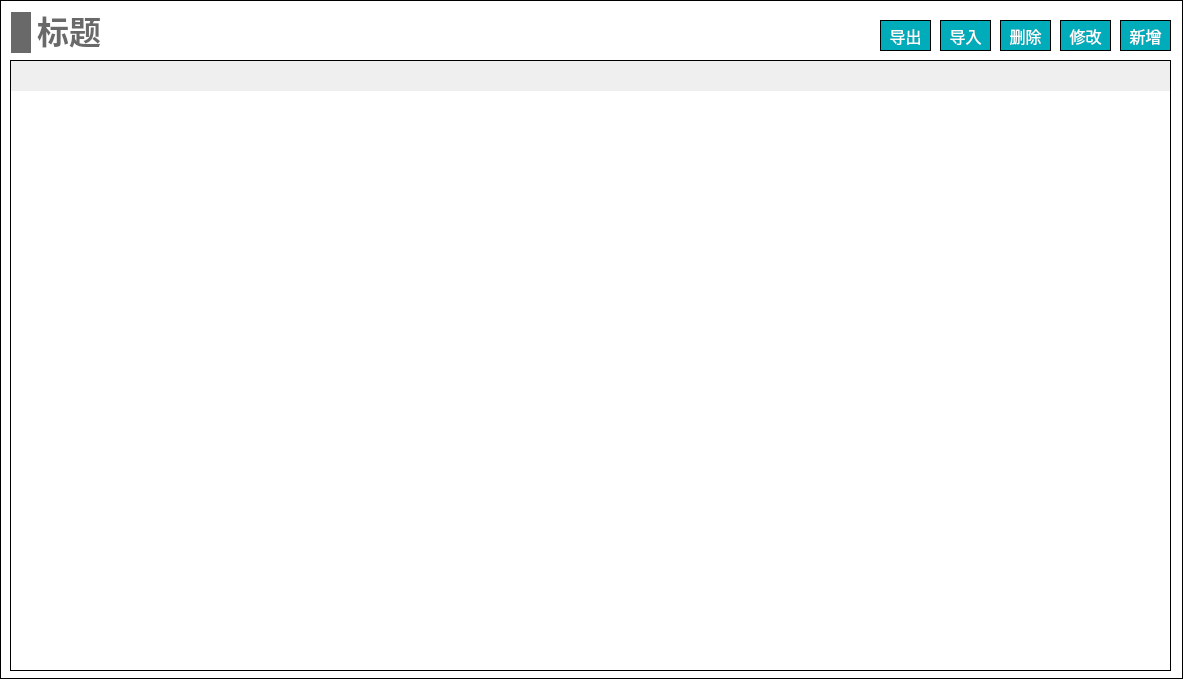
<?xml version="1.0" encoding="UTF-8"?>
<ui version="4.0">
 <class>Widget_terminal_base_inputTable</class>
 <widget class="QWidget" name="Widget_terminal_base_inputTable">
  <property name="geometry">
   <rect>
    <x>0</x>
    <y>0</y>
    <width>1183</width>
    <height>679</height>
   </rect>
  </property>
  <property name="windowTitle">
   <string>Form</string>
  </property>
  <property name="styleSheet">
   <string notr="true">#Widget_terminal_base_inputTable
{
border: 1px solid #000000;
background-color: white;
}</string>
  </property>
  <widget class="QWidget" name="widget" native="true">
   <property name="geometry">
    <rect>
     <x>0</x>
     <y>0</y>
     <width>1183</width>
     <height>679</height>
    </rect>
   </property>
   <property name="styleSheet">
    <string notr="true">#widget
{
border: 1px solid #000000;
background-color: white;
}</string>
   </property>
   <widget class="QPushButton" name="pushButton_revise">
    <property name="geometry">
     <rect>
      <x>1060</x>
      <y>20</y>
      <width>51</width>
      <height>31</height>
     </rect>
    </property>
    <property name="font">
     <font>
      <family>黑体</family>
      <pointsize>12</pointsize>
     </font>
    </property>
    <property name="styleSheet">
     <string notr="true">QPushButton
{
	color:#ffffff; /*文字颜色*/
    background-color: #00ACB9;/*背景色*/
    border-radius:0px; /*边框倒角*/
	border: 1px solid #000000;
}


QPushButton:hover 
{
background-color: rgb(0,142,153);
color: white;
}</string>
    </property>
    <property name="text">
     <string>修改</string>
    </property>
   </widget>
   <widget class="QPushButton" name="pushButton_add">
    <property name="geometry">
     <rect>
      <x>1120</x>
      <y>20</y>
      <width>51</width>
      <height>31</height>
     </rect>
    </property>
    <property name="font">
     <font>
      <family>黑体</family>
      <pointsize>12</pointsize>
     </font>
    </property>
    <property name="styleSheet">
     <string notr="true">QPushButton
{
	color:#ffffff; /*文字颜色*/
    background-color: #00ACB9;/*背景色*/
    border-radius:0px; /*边框倒角*/
	border: 1px solid #000000;
}


QPushButton:hover 
{
background-color: rgb(0,142,153);
color: white;
}</string>
    </property>
    <property name="text">
     <string>新增</string>
    </property>
   </widget>
   <widget class="QLabel" name="label_12">
    <property name="geometry">
     <rect>
      <x>11</x>
      <y>12</y>
      <width>20</width>
      <height>41</height>
     </rect>
    </property>
    <property name="minimumSize">
     <size>
      <width>20</width>
      <height>41</height>
     </size>
    </property>
    <property name="maximumSize">
     <size>
      <width>20</width>
      <height>41</height>
     </size>
    </property>
    <property name="styleSheet">
     <string notr="true">QLabel { 
border: none; 
background-color : rgb(105, 105, 105);
}</string>
    </property>
    <property name="text">
     <string/>
    </property>
   </widget>
   <widget class="QPushButton" name="pushButton_output">
    <property name="geometry">
     <rect>
      <x>880</x>
      <y>20</y>
      <width>51</width>
      <height>31</height>
     </rect>
    </property>
    <property name="font">
     <font>
      <family>黑体</family>
      <pointsize>12</pointsize>
     </font>
    </property>
    <property name="styleSheet">
     <string notr="true">QPushButton
{
	color:#ffffff; /*文字颜色*/
    background-color: #00ACB9;/*背景色*/
    border-radius:0px; /*边框倒角*/
	border: 1px solid #000000;
}


QPushButton:hover 
{
background-color: rgb(0,142,153);
color: white;
}</string>
    </property>
    <property name="text">
     <string>导出</string>
    </property>
   </widget>
   <widget class="QPushButton" name="pushButton_input">
    <property name="geometry">
     <rect>
      <x>940</x>
      <y>20</y>
      <width>51</width>
      <height>31</height>
     </rect>
    </property>
    <property name="font">
     <font>
      <family>黑体</family>
      <pointsize>12</pointsize>
     </font>
    </property>
    <property name="styleSheet">
     <string notr="true">QPushButton
{
	color:#ffffff; /*文字颜色*/
    background-color: #00ACB9;/*背景色*/
    border-radius:0px; /*边框倒角*/
	border: 1px solid #000000;
}


QPushButton:hover 
{
background-color: rgb(0,142,153);
color: white;
}</string>
    </property>
    <property name="text">
     <string>导入</string>
    </property>
   </widget>
   <widget class="QLabel" name="label_title">
    <property name="geometry">
     <rect>
      <x>37</x>
      <y>11</y>
      <width>64</width>
      <height>43</height>
     </rect>
    </property>
    <property name="font">
     <font>
      <family>Microsoft YaHei</family>
      <pointsize>24</pointsize>
      <bold>true</bold>
     </font>
    </property>
    <property name="styleSheet">
     <string notr="true">QLabel { 
border: none; 
color : rgb(105, 105, 105);
}</string>
    </property>
    <property name="text">
     <string>标题</string>
    </property>
    <property name="alignment">
     <set>Qt::AlignBottom|Qt::AlignHCenter</set>
    </property>
   </widget>
   <widget class="QPushButton" name="pushButton_del">
    <property name="geometry">
     <rect>
      <x>1000</x>
      <y>20</y>
      <width>51</width>
      <height>31</height>
     </rect>
    </property>
    <property name="font">
     <font>
      <family>黑体</family>
      <pointsize>12</pointsize>
     </font>
    </property>
    <property name="styleSheet">
     <string notr="true">QPushButton
{
	color:#ffffff; /*文字颜色*/
    background-color: #00ACB9;/*背景色*/
    border-radius:0px; /*边框倒角*/
	border: 1px solid #000000;
}


QPushButton:hover 
{
background-color: rgb(0,142,153);
color: white;
}</string>
    </property>
    <property name="text">
     <string>删除</string>
    </property>
   </widget>
   <widget class="QStackedWidget" name="stackedWidget">
    <property name="geometry">
     <rect>
      <x>10</x>
      <y>60</y>
      <width>1161</width>
      <height>611</height>
     </rect>
    </property>
    <property name="currentIndex">
     <number>1</number>
    </property>
    <widget class="QWidget" name="page_noi">
     <widget class="QTableWidget" name="tableWidget_noi">
      <property name="geometry">
       <rect>
        <x>0</x>
        <y>0</y>
        <width>1161</width>
        <height>611</height>
       </rect>
      </property>
      <property name="font">
       <font>
        <family>黑体</family>
        <pointsize>-1</pointsize>
       </font>
      </property>
      <property name="focusPolicy">
       <enum>Qt::NoFocus</enum>
      </property>
      <property name="layoutDirection">
       <enum>Qt::LeftToRight</enum>
      </property>
      <property name="styleSheet">
       <string notr="true">/*设置标题(包括垂直+水平的)*/
QHeaderView
{							
	
	font-size: 15px;				/*字大小*/
	font-family: '黑体';
	/*border: 1px solid #B4B4B4;*/
	border:none;
    /*border-bottom: 2px solid #999999; */		/*下边框颜色*/
    /*background: #9DC6E6;*/				/*背景浅蓝色*/ 
	min-height:30px;
	text-align: center;	       
}


/*设置标题(水平的)*/
QHeaderView::section:horizontal { 					
        border: 1px solid #AFAFAF; 			/*间隔颜色*/
	    border-bottom: 2px solid #999999; 							
        color: black;
        background: #9DC6E6;
}

/*设置鼠标停留状态*/
QHeaderView::section:horizontal:hover 
{			
        color: black;							/*字体白色*/
        background: #82AFC9;				/*背景深蓝色*/
}

/*设置鼠标按下状态*/
QHeaderView::section:horizontal:pressed 
{			
        color: black;
        background: #82AFC9;
		border-bottom: 3px solid #037BFC;				
}


QTableWidget 
{
		font-size: 14px;				/*10榜*/
		font-family: '黑体';				
		color : black;				
        border: 1px solid #000000;		
        background: white;
        gridline-color: #E0E0E0;	
        text-align: center;	
        outline:0px;			/*禁止焦点*/
}

/*设置选中的视图项*/
QTableWidget::item:selected
{				    
		border: 2px solid #0398FC;	
        color : black;				
}</string>
      </property>
      <property name="frameShape">
       <enum>QFrame::StyledPanel</enum>
      </property>
     </widget>
    </widget>
    <widget class="QWidget" name="page_atten">
     <widget class="QTableWidget" name="tableWidget_atten">
      <property name="geometry">
       <rect>
        <x>0</x>
        <y>0</y>
        <width>1161</width>
        <height>611</height>
       </rect>
      </property>
      <property name="font">
       <font>
        <family>黑体</family>
        <pointsize>-1</pointsize>
       </font>
      </property>
      <property name="focusPolicy">
       <enum>Qt::NoFocus</enum>
      </property>
      <property name="layoutDirection">
       <enum>Qt::LeftToRight</enum>
      </property>
      <property name="styleSheet">
       <string notr="true">/*设置标题(包括垂直+水平的)*/
QHeaderView
{							
	
	font-size: 15px;				/*字大小*/
	font-family: '黑体';
	/*border: 1px solid #B4B4B4;*/
	border:none;
    /*border-bottom: 2px solid #999999; */		/*下边框颜色*/
    /*background: #9DC6E6;*/				/*背景浅蓝色*/ 
	min-height:30px;
	text-align: center;	       
}


/*设置标题(水平的)*/
QHeaderView::section:horizontal { 					
        border: 1px solid #AFAFAF; 			/*间隔颜色*/
	    border-bottom: 2px solid #999999; 							
        color: black;
        background: #9DC6E6;
}

/*设置鼠标停留状态*/
QHeaderView::section:horizontal:hover 
{			
        color: black;							/*字体白色*/
        background: #82AFC9;				/*背景深蓝色*/
}

/*设置鼠标按下状态*/
QHeaderView::section:horizontal:pressed 
{			
        color: black;
        background: #82AFC9;
		border-bottom: 3px solid #037BFC;				
}


QTableWidget 
{
		font-size: 14px;				/*10榜*/
		font-family: '黑体';				
		color : black;				
        border: 1px solid #000000;		
        background: white;
        gridline-color: #E0E0E0;	
        text-align: center;	
        outline:0px;			/*禁止焦点*/
}

/*设置选中的视图项*/
QTableWidget::item:selected
{				    
		border: 2px solid #0398FC;	
        color : black;				
}</string>
      </property>
      <property name="frameShape">
       <enum>QFrame::StyledPanel</enum>
      </property>
     </widget>
    </widget>
    <widget class="QWidget" name="page_refl">
     <widget class="QTableWidget" name="tableWidget_refl">
      <property name="geometry">
       <rect>
        <x>0</x>
        <y>0</y>
        <width>1161</width>
        <height>611</height>
       </rect>
      </property>
      <property name="font">
       <font>
        <family>黑体</family>
        <pointsize>-1</pointsize>
       </font>
      </property>
      <property name="focusPolicy">
       <enum>Qt::NoFocus</enum>
      </property>
      <property name="layoutDirection">
       <enum>Qt::LeftToRight</enum>
      </property>
      <property name="styleSheet">
       <string notr="true">/*设置标题(包括垂直+水平的)*/
QHeaderView
{							
	
	font-size: 15px;				/*字大小*/
	font-family: '黑体';
	/*border: 1px solid #B4B4B4;*/
	border:none;
    /*border-bottom: 2px solid #999999; */		/*下边框颜色*/
    /*background: #9DC6E6;*/				/*背景浅蓝色*/ 
	min-height:30px;
	text-align: center;	       
}


/*设置标题(水平的)*/
QHeaderView::section:horizontal { 					
        border: 1px solid #AFAFAF; 			/*间隔颜色*/
	    border-bottom: 2px solid #999999; 							
        color: black;
        background: #9DC6E6;
}

/*设置鼠标停留状态*/
QHeaderView::section:horizontal:hover 
{			
        color: black;							/*字体白色*/
        background: #82AFC9;				/*背景深蓝色*/
}

/*设置鼠标按下状态*/
QHeaderView::section:horizontal:pressed 
{			
        color: black;
        background: #82AFC9;
		border-bottom: 3px solid #037BFC;				
}


QTableWidget 
{
		font-size: 14px;				/*10榜*/
		font-family: '黑体';				
		color : black;				
        border: 1px solid #000000;		
        background: white;
        gridline-color: #E0E0E0;	
        text-align: center;	
        outline:0px;			/*禁止焦点*/
}

/*设置选中的视图项*/
QTableWidget::item:selected
{				    
		border: 2px solid #0398FC;	
        color : black;				
}</string>
      </property>
      <property name="frameShape">
       <enum>QFrame::StyledPanel</enum>
      </property>
     </widget>
    </widget>
   </widget>
  </widget>
 </widget>
 <resources/>
 <connections/>
</ui>
